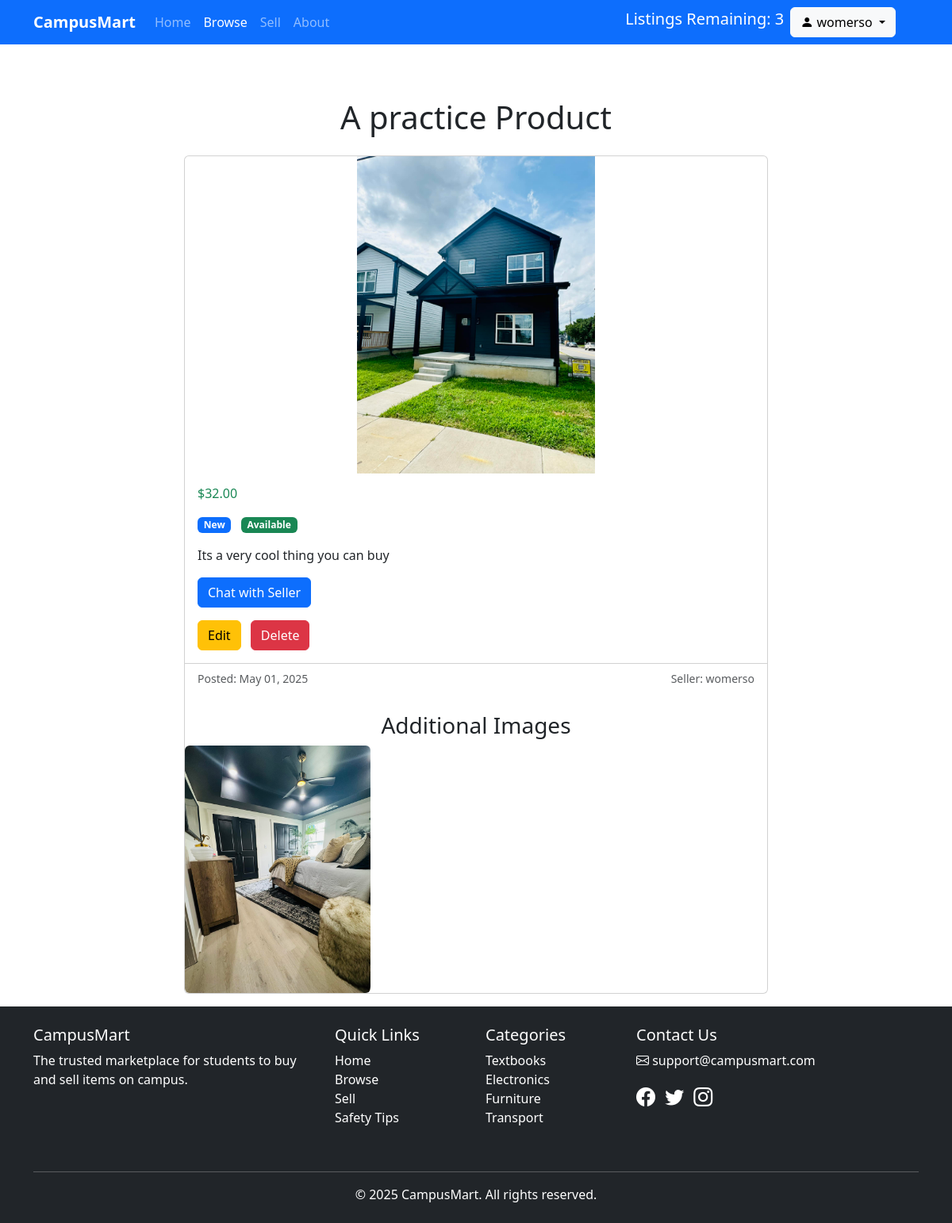
The app's page /listing-detail/16/ (signed in) with its own data.
### campusmart/models.py (models this page shows, shortened)
class User(models.Model):
    name = models.CharField(max_length=200)
    username = models.CharField(max_length=200, unique=True)
    password = models.TextField()
    email = models.EmailField(max_length=200, unique=True)
    extra_listings_remaining = models.IntegerField(default=0)

class Listing(models.Model):
    conditionChoices = [
        ("N", "New"),
        ("L" , "Like New"),
        ("V" , "Very Good"),
        ("G" , "Good"),
        ("A" , "Acceptable"),
        ("F" , "Fair"),
        ("P" , "Poor")
    ]
    title = models.CharField(max_length=200)
    description = models.CharField(max_length=4000)
    price = models.DecimalField(decimal_places=2, max_digits=9)
    condition = models.CharField(max_length=1, choices=conditionChoices, default="G")
    available_status = models.BooleanField(default=True)
    date = models.DateField(default=timezone.now)
    primary_photo = models.ImageField(upload_to='')
    seller = models.ForeignKey(User, on_delete=models.CASCADE)

class Image(models.Model):
    image = models.ImageField(upload_to='')
    listing = models.ForeignKey(Listing, on_delete=models.CASCADE)

### campusmart/views.py (the view)
# urls.py: path('listing-detail/<int:pk>/', views.listing_detail.as_view(), name='listing_detail'),
class listing_detail(DetailView):
    model = Listing
    template_name = 'listing_detail.html'
    def get_context_data(self, **kwargs):
        user = User.objects.get(username=self.request.session['user'])
        context = super().get_context_data(**kwargs)
        if 'user' in self.request.session:
            user = User.objects.get(username=self.request.session['user'])
            if user == self.object.seller:
                context['can_delete'] = True
        return context

### utils/context_processors.py (called while the page is built)
def get_listings(request):
    if 'user' not in request.session: #redirect to login if not logged in
        return {'listing_remaining':0}
    username = request.session['user']
    user = User.objects.get(username=username)
    today = timezone.now()
    listings_today = Listing.objects.filter(seller=user, date=today)
    listings_remaining = 3 - listings_today.count() + user.extra_listings_remaining
    return {'listings_remaining':listings_remaining}

### campusmart/templates/listing_detail.html (shortened to what this page needs)
{% extends 'campusmart/base_page.html' %}
{% block content %}
<div class="container mt-4">
    <div class="row justify-content-center">
        <div class="col-md-8">
            <br>
            <h1 class="mb-4 text-center" style="padding-top:20px">{{ listing.title }}</h1>
            <div class="card mb-3">
                <div class="card-img-top-container" style="height: 400px; overflow: hidden;">
                    {% if listing.primary_photo %}
                    <img src="{{ listing.primary_photo.url }}" class="card-img-top" alt="{{ listing.title }}" style="object-fit: contain; height: 100%; width: 100%;">
                    {% else %}
                    <div class="d-flex align-items-center justify-content-center bg-light" style="height: 100%;">
                        <span class="text-muted">No Image</span>
                    </div>
                    {% endif %}
                </div>
                <div class="card-body">
                    <h6 class="text-success mb-3">${{ listing.price }}</h6>
                    <div class="mb-3">
                        <span class="badge
                            {% if listing.condition == 'N' %}bg-primary
                            {% elif listing.condition == 'L' %}bg-info
                            {% elif listing.condition == 'V' %}bg-success
                            {% elif listing.condition == 'G' %}bg-secondary
                            {% elif listing.condition == 'A' %}bg-warning text-dark
                            {% elif listing.condition == 'F' %}bg-orange text-white
                            {% else %}bg-dark text-white{% endif %}">
                            {{ listing.get_condition_display }}
                        </span>
                        {% if listing.available_status %}
                        <span class="badge bg-success ms-2">Available</span>
                        {% else %}
                        <span class="badge bg-danger ms-2">Sold</span>
                        {% endif %}
                    </div>
                    <p class="card-text">{{ listing.description }}</p>
                    <div class="mt-3">
                        <a href="{% url 'campusmart:chat' listing.seller.username %}?item={{ listing.title }}" class="btn btn-primary">Chat with Seller</a>
                    </div>
                    {% if can_delete %}
                    <div class="mt-3">
                        <a href="{% url 'campusmart:edit_listing' listing.id %}" class="btn btn-warning me-2">Edit</a>
                        <a href="{% url 'campusmart:delete_listing' listing.id %}" class="btn btn-danger">Delete</a>
                    </div>
                    {% endif %}
                </div>
                <div class="card-footer bg-transparent">
                    <div class="d-flex justify-content-between align-items-center">
                        <small class="text-muted">Posted: {{ listing.date|date:"M d, Y" }}</small>
                        <small class="text-muted">Seller: {{ listing.seller.username }}</small>
                    </div>
                </div>
                {% if listing.image_set.all.count > 0 %}
                <div class="mt-4">
                    <h3 class="text-center">Additional Images</h3>
                    <div class="row row-cols-md-3 g-3">
                        {% for image in listing.image_set.all %}
                            <div class="col">
                                <img src="{{ image.image.url }}" class="img-fluid rounded" alt="Additional Image">
                            </div>
                        {% empty %}
                            <p class="text-muted">No additional images uploaded.</p>
                        {% endfor %}
                    </div>
                </div>
                {% endif %}
                </div>
            </div>
        </div>
    </div>
{% endblock %}

### campusmart/templates/campusmart/base_page.html (shortened to what this page needs)
<!DOCTYPE html>
<html lang="en">
<head>
    <link href="https://cdn.jsdelivr.net/npm/bootstrap@5.3.2/dist/css/bootstrap.min.css" rel="stylesheet">
    <link rel="stylesheet" href="https://cdn.jsdelivr.net/npm/bootstrap-icons@1.11.1/font/bootstrap-icons.css">
</head>
<body>
    <nav class="navbar navbar-expand-lg navbar-dark bg-primary sticky-top">
        <div class="container">
            <a class="navbar-brand" href="{% url 'campusmart:home' %}">CampusMart</a>
            <div class="collapse navbar-collapse" id="navbarNav">
                <ul class="navbar-nav me-auto">
                    <li class="nav-item">
                        <a id="homeTab" class="nav-link active" href="{% url 'campusmart:home' %}">Home</a>
                    </li>
                    <li class="nav-item">
                        <a id="listTab" class="nav-link" href="{% url 'campusmart:listings' %}">Browse</a>
                    </li>
                    <li class="nav-item">
                        <a id="sellTab" class="nav-link" href="{% url 'campusmart:create_listing' %}">Sell</a>
                    </li>
                    <li class="nav-item">
                        <a id="aboutTab" class="nav-link" href="#">About</a>
                    </li>
                </ul>
                {% if request.session.user %}<div><p class="h5" style="padding-right:1vh;color:white">Listings Remaining: {{listings_remaining}}</p></div>{%endif%}
                <div class="d-flex" style="margin-right:3%;">
                    {% if request.session.user %}
                        <div class="dropdown">
                            <button class="btn btn-light dropdown-toggle" type="button" id="userDropdown" data-bs-toggle="dropdown">
                                <i class="bi bi-person-fill"></i> {{ request.session.user }}
                            </button>
                        </div>
                    {% else %}
                        <a href="{% url 'campusmart:login' %}" class="btn btn-outline-light">
                            <i class="bi bi-box-arrow-in-right"></i> Login/Signup
                        </a>
                    {% endif %}
                </div>
            </div>
        </div>
    </nav>
    {% block content %}{% endblock %}
    <footer class="bg-dark text-white py-4">
        <div class="container">
            <div class="row">
                <div class="col-md-4 mb-4">
                    <h5>CampusMart</h5>
                    <p>The trusted marketplace for students to buy and sell items on campus.</p>
                </div>
                <div class="col-md-2 mb-4">
                    <h5>Quick Links</h5>
                    <ul class="list-unstyled">
                        <li><a href="{% url 'campusmart:home' %}" class="text-white text-decoration-none">Home</a></li>
                        <li><a href="{% url 'campusmart:listings' %}" class="text-white text-decoration-none">Browse</a></li>
                        <li><a href="{% url 'campusmart:create_listing' %}" class="text-white text-decoration-none">Sell</a></li>
                        <li><a href="#" class="text-white text-decoration-none">Safety Tips</a></li>
                    </ul>
                </div>
                <div class="col-md-2 mb-4">
                    <h5>Categories</h5>
                    <ul class="list-unstyled">
                        <li><a href="#" class="text-white text-decoration-none">Textbooks</a></li>
                        <li><a href="#" class="text-white text-decoration-none">Electronics</a></li>
                        <li><a href="#" class="text-white text-decoration-none">Furniture</a></li>
                        <li><a href="#" class="text-white text-decoration-none">Transport</a></li>
                    </ul>
                </div>
                <div class="col-md-4 mb-4">
                    <h5>Contact Us</h5>
                    <p><i class="bi bi-envelope"></i> support@campusmart.com</p>
                    <div class="mt-3">
                        <a href="#" class="text-white me-2"><i class="bi bi-facebook fs-4"></i></a>
                        <a href="#" class="text-white me-2"><i class="bi bi-twitter fs-4"></i></a>
                        <a href="#" class="text-white me-2"><i class="bi bi-instagram fs-4"></i></a>
                    </div>
                </div>
            </div>
            <hr>
            <div class="text-center">
                <p class="mb-0">&copy; 2025 CampusMart. All rights reserved.</p>
            </div>
        </div>
    </footer>
</body>
</html>

### campusmart/templates/campusmart/base_page.html (style rules this page uses)
.navbar-brand { font-weight: 700; }

### records on screen
User: session.user "womerso"
Listing: title "A practice Product", primary_photo (picture), price "32.00", condition "New", description "Its a very cool thing you can buy", date "May 01, 2025", seller.username "womerso"
Image: image (picture)

### other values on screen
{{ listings_remaining }} "3"
